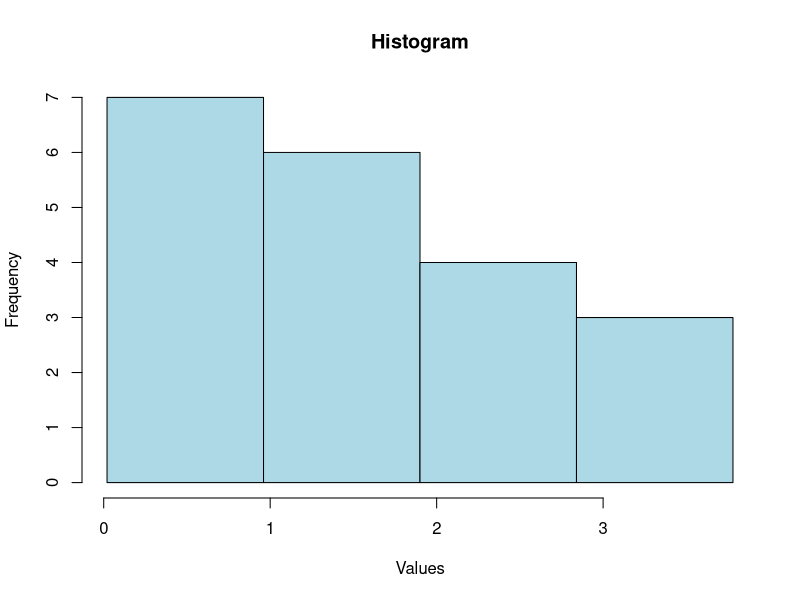

Source code (R):
# Datos
numeros <- c(1.17, 1.61, 1.16, 1.38, 3.53, 1.23, 3.76, 1.94, 0.96, 3.78, 0.15, 2.41, 0.71, 0.02, 1.59, 0.19, 0.82, 0.47, 2.16, 2.01)
intervalos <- cut(numeros, breaks = c(0.02, 0.96, 1.90, 2.84, 3.78))

# Tabla de distribución de fercuencias
table(intervalos)
frec_absolutas <- table(intervalos)
frec_relativas <- prop.table(frec_absolutas)
limites_intervalos <- levels(intervalos)
marcas_clase <- sapply(limites_intervalos, function(x) {
  lim <- as.numeric(strsplit(x, ",")[[1]])
  mean(lim)
})
tabla <- data.frame(Límites = limites_intervalos, FrecuenciaAbsoluta = frec_absolutas, FrecuenciaRelativa = frec_relativas, MarcaClase = marcas_clase)

# Histogram
hist(numeros, breaks = c(0.02, 0.96, 1.90, 2.84, 3.78), main = "Histogram", xlab = "Values", ylab = "Frequency", col = "lightblue")
